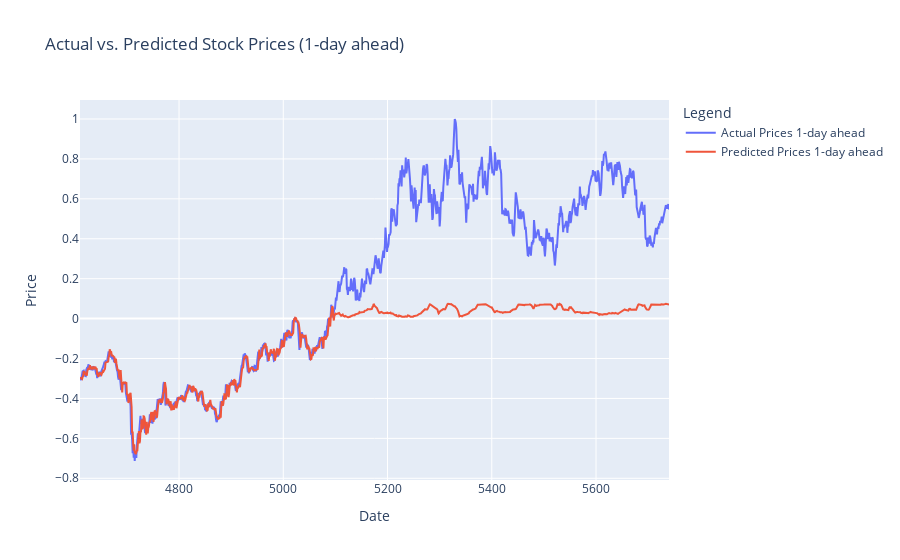
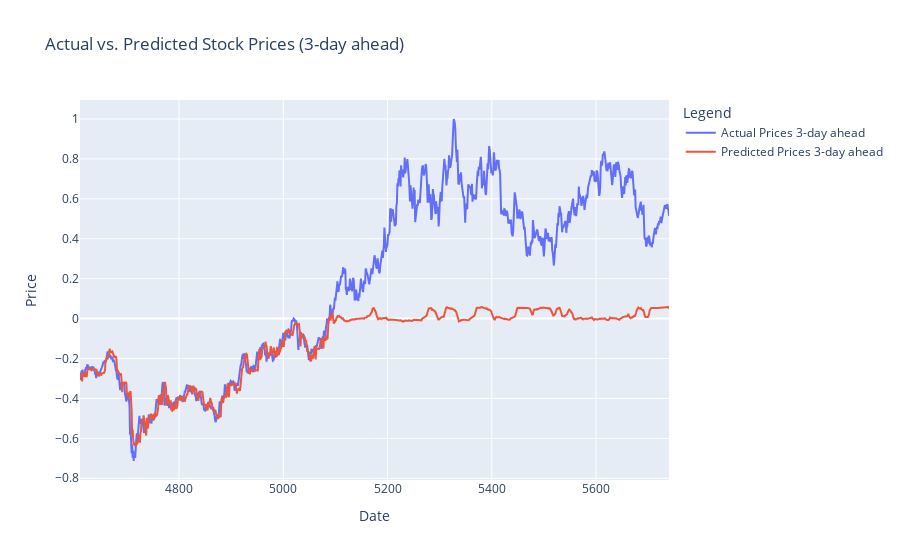
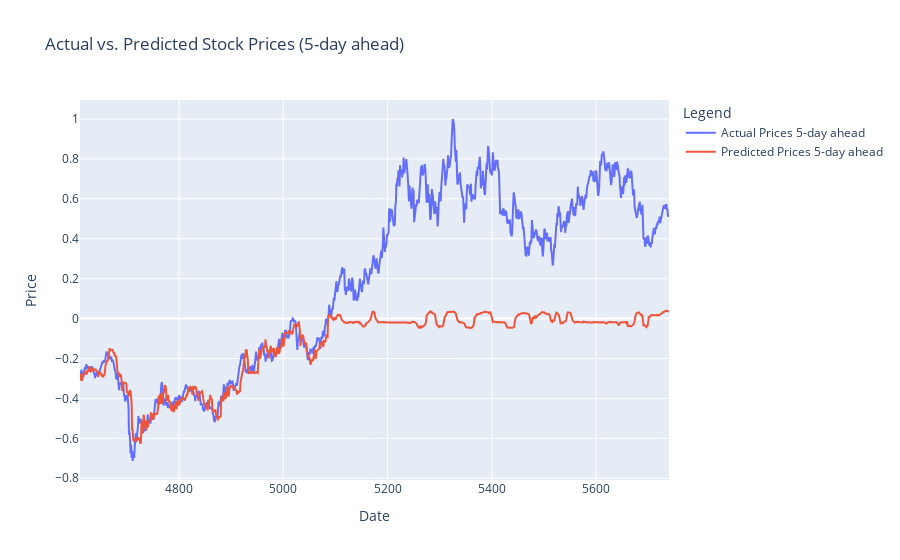

Here is the notebook cell these charts were saved with, in order:
### Code cell
import plotly.graph_objs as go

# Plot 1-day ahead actual vs. predicted prices
fig_1d = go.Figure()
fig_1d.add_trace(go.Scatter(x=data.index[window_size+len(X_train):], y=y_test_1d,
                            mode='lines', name='Actual Prices 1-day ahead'))
fig_1d.add_trace(go.Scatter(x=data.index[window_size+len(X_train):], y=y_pred_1d,
                            mode='lines', name='Predicted Prices 1-day ahead'))
fig_1d.update_layout(title='Actual vs. Predicted Stock Prices (1-day ahead)',
                     xaxis_title='Date',
                     yaxis_title='Price',
                     legend_title='Legend')
fig_1d.show()

# Plot 3-day ahead actual vs. predicted prices
fig_3d = go.Figure()
fig_3d.add_trace(go.Scatter(x=data.index[window_size+len(X_train):], y=y_test_3d,
                            mode='lines', name='Actual Prices 3-day ahead'))
fig_3d.add_trace(go.Scatter(x=data.index[window_size+len(X_train):], y=y_pred_3d,
                            mode='lines', name='Predicted Prices 3-day ahead'))
fig_3d.update_layout(title='Actual vs. Predicted Stock Prices (3-day ahead)',
                     xaxis_title='Date',
                     yaxis_title='Price',
                     legend_title='Legend')
fig_3d.show()

# Plot 5-day ahead actual vs. predicted prices
fig_5d = go.Figure()
fig_5d.add_trace(go.Scatter(x=data.index[window_size+len(X_train):], y=y_test_5d,
                            mode='lines', name='Actual Prices 5-day ahead'))
fig_5d.add_trace(go.Scatter(x=data.index[window_size+len(X_train):], y=y_pred_5d,
                            mode='lines', name='Predicted Prices 5-day ahead'))
fig_5d.update_layout(title='Actual vs. Predicted Stock Prices (5-day ahead)',
                     xaxis_title='Date',
                     yaxis_title='Price',
                     legend_title='Legend')
fig_5d.show()

### Figure 1 — Plotly figure (JSON) as saved in the notebook; plotly's stock layout.template omitted (floating-point values rounded to 4 significant figures; data arrays with more than 128 entries replaced by an {"elided": "..."} marker saying what was removed)
{"data": [{"mode": "lines", "name": "Actual Prices 1-day ahead", "type": "scatter", "x": {"elided": "1136 int values"}, "y": {"elided": "1131 float values"}}, {"mode": "lines", "name": "Predicted Prices 1-day ahead", "type": "scatter", "x": {"elided": "1136 int values"}, "y": {"elided": "1131 float values"}}], "layout": {"legend": {"title": {"text": "Legend"}}, "title": {"text": "Actual vs. Predicted Stock Prices (1-day ahead)"}, "xaxis": {"title": {"text": "Date"}}, "yaxis": {"title": {"text": "Price"}}}}

### Figure 2 — Plotly figure (JSON) as saved in the notebook; plotly's stock layout.template omitted (floating-point values rounded to 4 significant figures; data arrays with more than 128 entries replaced by an {"elided": "..."} marker saying what was removed)
{"data": [{"mode": "lines", "name": "Actual Prices 3-day ahead", "type": "scatter", "x": {"elided": "1136 int values"}, "y": {"elided": "1131 float values"}}, {"mode": "lines", "name": "Predicted Prices 3-day ahead", "type": "scatter", "x": {"elided": "1136 int values"}, "y": {"elided": "1131 float values"}}], "layout": {"legend": {"title": {"text": "Legend"}}, "title": {"text": "Actual vs. Predicted Stock Prices (3-day ahead)"}, "xaxis": {"title": {"text": "Date"}}, "yaxis": {"title": {"text": "Price"}}}}

### Figure 3 — Plotly figure (JSON) as saved in the notebook; plotly's stock layout.template omitted (floating-point values rounded to 4 significant figures; data arrays with more than 128 entries replaced by an {"elided": "..."} marker saying what was removed)
{"data": [{"mode": "lines", "name": "Actual Prices 5-day ahead", "type": "scatter", "x": {"elided": "1136 int values"}, "y": {"elided": "1131 float values"}}, {"mode": "lines", "name": "Predicted Prices 5-day ahead", "type": "scatter", "x": {"elided": "1136 int values"}, "y": {"elided": "1131 float values"}}], "layout": {"legend": {"title": {"text": "Legend"}}, "title": {"text": "Actual vs. Predicted Stock Prices (5-day ahead)"}, "xaxis": {"title": {"text": "Date"}}, "yaxis": {"title": {"text": "Price"}}}}
